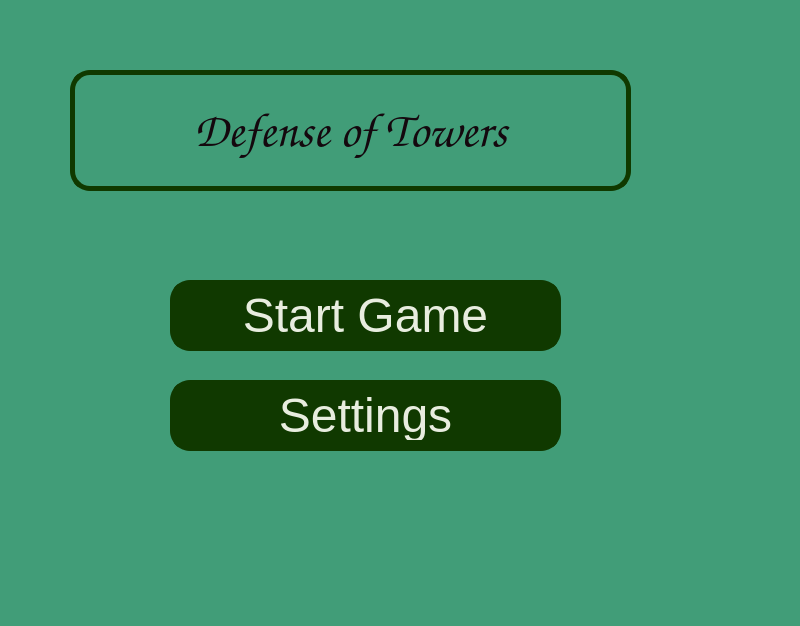
<?xml version="1.0" encoding="UTF-8"?>
<ui version="4.0">
 <class>MainWindow</class>
 <widget class="QMainWindow" name="MainWindow">
  <property name="geometry">
   <rect>
    <x>0</x>
    <y>0</y>
    <width>800</width>
    <height>626</height>
   </rect>
  </property>
  <property name="maximumSize">
   <size>
    <width>800</width>
    <height>800</height>
   </size>
  </property>
  <property name="windowTitle">
   <string>MainWindow</string>
  </property>
  <property name="styleSheet">
   <string notr="true">background-color: rgb(65, 157, 120);</string>
  </property>
  <widget class="QWidget" name="centralwidget">
   <widget class="QPushButton" name="startGame">
    <property name="geometry">
     <rect>
      <x>170</x>
      <y>280</y>
      <width>391</width>
      <height>71</height>
     </rect>
    </property>
    <property name="styleSheet">
     <string notr="true"> background-color: rgb(16, 57, 0);
    border-style: solid;
    color:  rgb(232, 237, 223);
    border-width: 5px;
    border-radius: 20px;
    border-color: rgb(16, 57, 0);
    font: 48px;
    padding: 6px;
</string>
    </property>
    <property name="text">
     <string>Start Game</string>
    </property>
   </widget>
   <widget class="QPushButton" name="settings">
    <property name="geometry">
     <rect>
      <x>170</x>
      <y>380</y>
      <width>391</width>
      <height>71</height>
     </rect>
    </property>
    <property name="styleSheet">
     <string notr="true"> background-color: rgb(16, 57, 0);
    border-style: solid;
    color:  rgb(232, 237, 223);
    border-width: 5px;
    border-radius: 20px;
    border-color: rgb(16, 57, 0);
    font: 48px;
    padding: 6px;
</string>
    </property>
    <property name="text">
     <string>Settings</string>
    </property>
   </widget>
   <widget class="QLabel" name="Title">
    <property name="geometry">
     <rect>
      <x>70</x>
      <y>70</y>
      <width>561</width>
      <height>121</height>
     </rect>
    </property>
    <property name="font">
     <font>
      <family>Comic Sans MS</family>
      <pointsize>-1</pointsize>
      <italic>false</italic>
      <bold>false</bold>
     </font>
    </property>
    <property name="styleSheet">
     <string notr="true">    border-style: solid;
    color:  rgb(47, 102, 144);
    border-width: 5px;
    border-radius: 20px;
    border-color: rgb(16, 57, 0);
    font: 48px;
    padding: 6px;
</string>
    </property>
    <property name="text">
     <string>&lt;html&gt;&lt;head/&gt;&lt;body&gt;&lt;p&gt;&lt;span style=&quot; color:#14080e;&quot;&gt;Defense of Towers&lt;/span&gt;&lt;/p&gt;&lt;/body&gt;&lt;/html&gt;</string>
    </property>
    <property name="alignment">
     <set>Qt::AlignCenter</set>
    </property>
   </widget>
  </widget>
  <widget class="QMenuBar" name="menubar">
   <property name="geometry">
    <rect>
     <x>0</x>
     <y>0</y>
     <width>800</width>
     <height>26</height>
    </rect>
   </property>
  </widget>
  <widget class="QStatusBar" name="statusbar"/>
 </widget>
 <resources/>
 <connections/>
</ui>
